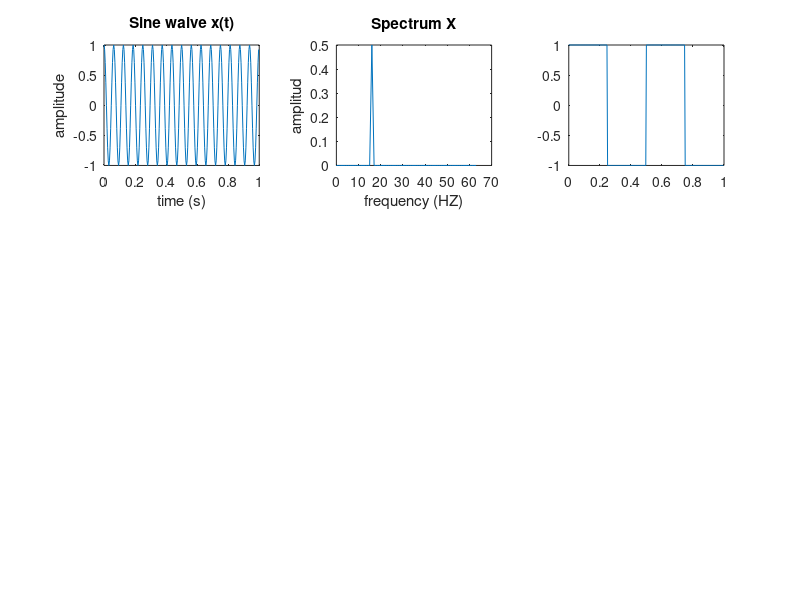

The MATLAB script that drew this image: (Note: this script raises an error after producing the figure.)
n = 0:255;
t = n/256;
f1 = 10000;
omega = 2*pi*f1;
x = cos(omega*t);
subplot(3,3,1);
plot(t,x)
xlabel('time (s)')
ylabel('amplitude')
title('Sine waive x(t)')
X=fft(x)/256;
subplot(3,3,2);
plot(0:63, abs(X(1:64)))
xlabel('frequency (HZ)')
ylabel('amplitud')
title('Spectrum X')
n = 0:255;
t = n/256;
x = [ ones(1,64),-ones(1,64), ones(1,64), -ones(1,64)];
subplot(3,3,3);
plot(t,x);
X=fft(x)/256;
f=0:255;
fo=10000;
H= (1/(sqrt(1+(f/fo)^2)));
H(1:3)= ones(1,3);
H(254:256)= ones(1,3);
Y= H.*X;
subplot(3,3,4);
plot(t,Y)